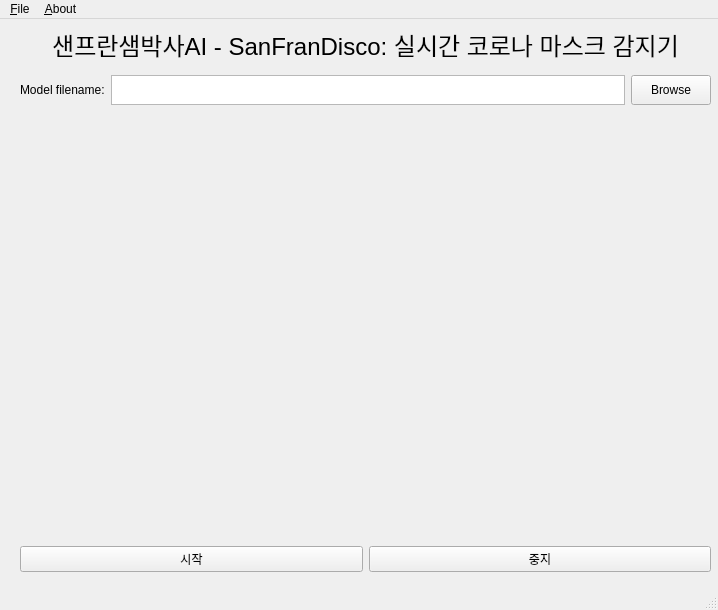
<?xml version="1.0" encoding="UTF-8"?>
<ui version="4.0">
 <class>MainWindow</class>
 <widget class="QMainWindow" name="MainWindow">
  <property name="geometry">
   <rect>
    <x>0</x>
    <y>0</y>
    <width>718</width>
    <height>610</height>
   </rect>
  </property>
  <property name="windowTitle">
   <string>Realtime COVID-19 Mask Detector - DR.SanFranDisco</string>
  </property>
  <widget class="QWidget" name="centralwidget">
   <widget class="QWidget" name="horizontalLayoutWidget">
    <property name="geometry">
     <rect>
      <x>20</x>
      <y>50</y>
      <width>691</width>
      <height>42</height>
     </rect>
    </property>
    <layout class="QHBoxLayout" name="horizontalLayout">
     <item>
      <widget class="QLabel" name="label">
       <property name="maximumSize">
        <size>
         <width>16777215</width>
         <height>30</height>
        </size>
       </property>
       <property name="text">
        <string>Model filename:</string>
       </property>
      </widget>
     </item>
     <item>
      <widget class="QTextEdit" name="textEdit_filename">
       <property name="sizePolicy">
        <sizepolicy hsizetype="Expanding" vsizetype="Maximum">
         <horstretch>0</horstretch>
         <verstretch>0</verstretch>
        </sizepolicy>
       </property>
       <property name="maximumSize">
        <size>
         <width>16777215</width>
         <height>30</height>
        </size>
       </property>
      </widget>
     </item>
     <item>
      <widget class="QPushButton" name="pushButton_browse">
       <property name="maximumSize">
        <size>
         <width>16777215</width>
         <height>30</height>
        </size>
       </property>
       <property name="text">
        <string>Browse</string>
       </property>
      </widget>
     </item>
    </layout>
   </widget>
   <widget class="QWidget" name="horizontalLayoutWidget_2">
    <property name="geometry">
     <rect>
      <x>20</x>
      <y>520</y>
      <width>691</width>
      <height>41</height>
     </rect>
    </property>
    <layout class="QHBoxLayout" name="horizontalLayout_2">
     <item>
      <widget class="QPushButton" name="pushButton_StartCapture">
       <property name="text">
        <string>시작</string>
       </property>
      </widget>
     </item>
     <item>
      <widget class="QPushButton" name="pushButton_StopCapture">
       <property name="text">
        <string>중지</string>
       </property>
      </widget>
     </item>
    </layout>
   </widget>
   <widget class="QWidget" name="verticalLayoutWidget">
    <property name="geometry">
     <rect>
      <x>20</x>
      <y>90</y>
      <width>691</width>
      <height>431</height>
     </rect>
    </property>
    <layout class="QVBoxLayout" name="verticalLayout"/>
   </widget>
   <widget class="QLabel" name="label_3">
    <property name="geometry">
     <rect>
      <x>230</x>
      <y>50</y>
      <width>351</width>
      <height>10</height>
     </rect>
    </property>
    <property name="maximumSize">
     <size>
      <width>16777215</width>
      <height>20</height>
     </size>
    </property>
    <property name="text">
     <string/>
    </property>
   </widget>
   <widget class="QWidget" name="horizontalLayoutWidget_3">
    <property name="geometry">
     <rect>
      <x>20</x>
      <y>0</y>
      <width>691</width>
      <height>51</height>
     </rect>
    </property>
    <layout class="QHBoxLayout" name="horizontalLayout_4">
     <item>
      <widget class="QLabel" name="label_2">
       <property name="maximumSize">
        <size>
         <width>16777215</width>
         <height>40</height>
        </size>
       </property>
       <property name="font">
        <font>
         <pointsize>18</pointsize>
        </font>
       </property>
       <property name="text">
        <string>샌프란샘박사AI - SanFranDisco: 실시간 코로나 마스크 감지기</string>
       </property>
       <property name="alignment">
        <set>Qt::AlignCenter</set>
       </property>
      </widget>
     </item>
    </layout>
   </widget>
  </widget>
  <widget class="QMenuBar" name="menubar">
   <property name="geometry">
    <rect>
     <x>0</x>
     <y>0</y>
     <width>718</width>
     <height>22</height>
    </rect>
   </property>
   <widget class="QMenu" name="menu_File">
    <property name="title">
     <string>&amp;File</string>
    </property>
    <addaction name="action_Exit"/>
   </widget>
   <widget class="QMenu" name="menu_About">
    <property name="title">
     <string>&amp;About</string>
    </property>
    <addaction name="action_About"/>
   </widget>
   <addaction name="menu_File"/>
   <addaction name="menu_About"/>
  </widget>
  <widget class="QStatusBar" name="statusbar"/>
  <action name="action_Exit">
   <property name="text">
    <string>&amp;Exit</string>
   </property>
  </action>
  <action name="action_About">
   <property name="text">
    <string>&amp;About</string>
   </property>
  </action>
 </widget>
 <resources/>
 <connections/>
</ui>
